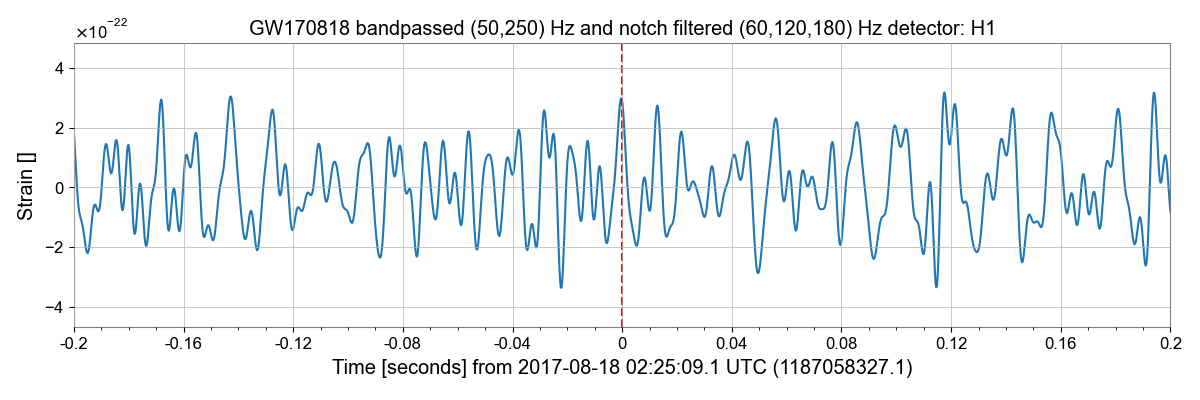

Recreate this plot in Python.
# -*- coding: utf-8 -*-
"""
Created on Mon Jun  6 14:10:51 2022
Plots the Q transform of the event GW170818 of the Hanford H1 time series
after preprocessing. The time series is plotted as well. The plots are saved. 
@author: Daniel Blatman
"""
import matplotlib.pyplot as plt
plt.rcParams.update({'font.size': 14})

from gwosc.datasets import event_gps
from gwpy.timeseries import TimeSeries
from gwpy.signal import filter_design
event='GW170818'

gps = event_gps(event)

segment = (int(gps) - 2, int(gps) + 10)

detector='H1'
hdata = TimeSeries.fetch_open_data(detector, *segment, verbose=True, cache=True)

data_bp = hdata.bandpass(50, 250, filtfilt=True)
data_bp = data_bp.crop(int(gps)- 1, int(gps) +9)

notches = [filter_design.notch(f, data_bp.sample_rate) for f in (60, 120, 180)]
powernotch = filter_design.concatenate_zpks(*notches)
hclean = data_bp.filter(powernotch, filtfilt=True)

plot = hclean.plot()
ax = plot.gca()
ax.set_epoch(gps)
ax.set_title(event+ " bandpassed (50,250) Hz and notch filtered (60,120,180) Hz detector: "+detector)
ax.set_ylabel('Strain []')
plt.axvline(x=event_gps(event), color="red", linestyle="--")
ax.set_xlim(gps-0.2,gps+0.2)
plot.tight_layout()
plt.savefig(event+detector)
plt.close()

segment = (int(gps) - 1.1, int(gps)+1 )
detector='H1'
hdata = TimeSeries.fetch_open_data(detector, *segment, verbose=True, cache=True)

hq = hdata.q_transform(frange=(50, 250),outseg=(gps-0.3,gps+0.3))
plot = hq.plot()
plot.colorbar(label="Normalised energy")

ax = plot.gca()
ax.set_title("Q transform of bandpassed and notch filtered signal "+event+" detector "+detector)
ax.set_epoch(gps)
ax.axvline(x=gps, linewidth=1.5, color="r")
plot.savefig("Qtransform"+event+detector)
plt.close()
